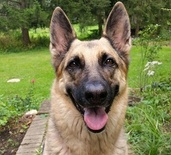
#> input picture images/German_Shepherd.jpg, 171 x 155 px, shrunk from 256 x 233 before the run; its folder holds 4 pictures in this run
$ python plot_images.py
#> lines starting #> are read from the running program, lines starting #| are printed output that depends on the picture
# pip install matplotlib
# git clone https://github.com/rkuo2000/tf
# cd tf
import os
import glob
import matplotlib.pyplot as plt

img_dir = './images'
all_img_files = glob.glob(img_dir+'/*.jpg')

img_files = all_img_files[:10]
print(img_files)

plt.figure(figsize=(10, 10))

for idx, file_path in enumerate(img_files):
    plt.subplot(5, 5, idx+1)

    img = plt.imread(file_path)
#> img is the input picture: shape (155, 171, 3); mean R, G, B 123.3, 124.7, 81.9
    plt.tight_layout()
    plt.imshow(img, cmap='gray')
plt.show()
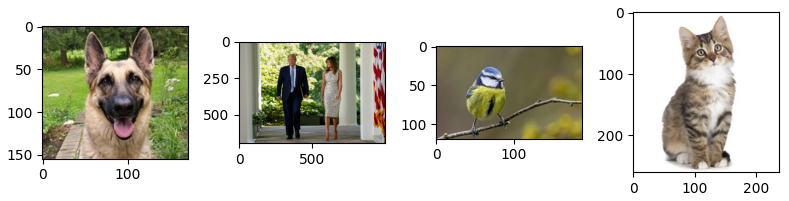
#> figure drawn by matplotlib, 4 panels
